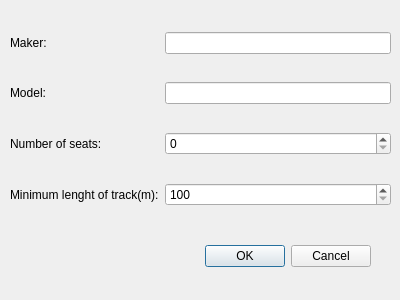
<?xml version="1.0" encoding="UTF-8"?>
<ui version="4.0">
 <class>DlgCreatePlaneClass</class>
 <widget class="QDialog" name="DlgCreatePlaneClass">
  <property name="geometry">
   <rect>
    <x>0</x>
    <y>0</y>
    <width>400</width>
    <height>300</height>
   </rect>
  </property>
  <property name="windowTitle">
   <string>Dialog</string>
  </property>
  <widget class="QDialogButtonBox" name="buttonBox">
   <property name="geometry">
    <rect>
     <x>30</x>
     <y>240</y>
     <width>341</width>
     <height>32</height>
    </rect>
   </property>
   <property name="orientation">
    <enum>Qt::Horizontal</enum>
   </property>
   <property name="standardButtons">
    <set>QDialogButtonBox::Cancel|QDialogButtonBox::Ok</set>
   </property>
  </widget>
  <widget class="QWidget" name="gridLayoutWidget">
   <property name="geometry">
    <rect>
     <x>10</x>
     <y>10</y>
     <width>381</width>
     <height>221</height>
    </rect>
   </property>
   <layout class="QGridLayout" name="gridLayout">
    <item row="1" column="0">
     <widget class="QLabel" name="label_2">
      <property name="text">
       <string>Model:</string>
      </property>
     </widget>
    </item>
    <item row="0" column="0">
     <widget class="QLabel" name="label">
      <property name="text">
       <string>Maker:</string>
      </property>
     </widget>
    </item>
    <item row="2" column="0">
     <widget class="QLabel" name="label_3">
      <property name="text">
       <string>Number of seats:</string>
      </property>
     </widget>
    </item>
    <item row="3" column="0">
     <widget class="QLabel" name="label_4">
      <property name="text">
       <string>Minimum lenght of track(m):</string>
      </property>
     </widget>
    </item>
    <item row="3" column="1">
     <widget class="QSpinBox" name="spinBox">
      <property name="minimum">
       <number>100</number>
      </property>
      <property name="maximum">
       <number>999999999</number>
      </property>
     </widget>
    </item>
    <item row="2" column="1">
     <widget class="QSpinBox" name="spinBox_2">
      <property name="minimum">
       <number>0</number>
      </property>
      <property name="maximum">
       <number>999999999</number>
      </property>
     </widget>
    </item>
    <item row="1" column="1">
     <widget class="QLineEdit" name="lineEdit"/>
    </item>
    <item row="0" column="1">
     <widget class="QLineEdit" name="lineEdit_2"/>
    </item>
   </layout>
  </widget>
 </widget>
 <resources/>
 <connections>
  <connection>
   <sender>buttonBox</sender>
   <signal>accepted()</signal>
   <receiver>DlgCreatePlaneClass</receiver>
   <slot>accept()</slot>
   <hints>
    <hint type="sourcelabel">
     <x>248</x>
     <y>254</y>
    </hint>
    <hint type="destinationlabel">
     <x>157</x>
     <y>274</y>
    </hint>
   </hints>
  </connection>
  <connection>
   <sender>buttonBox</sender>
   <signal>rejected()</signal>
   <receiver>DlgCreatePlaneClass</receiver>
   <slot>reject()</slot>
   <hints>
    <hint type="sourcelabel">
     <x>316</x>
     <y>260</y>
    </hint>
    <hint type="destinationlabel">
     <x>286</x>
     <y>274</y>
    </hint>
   </hints>
  </connection>
 </connections>
</ui>
